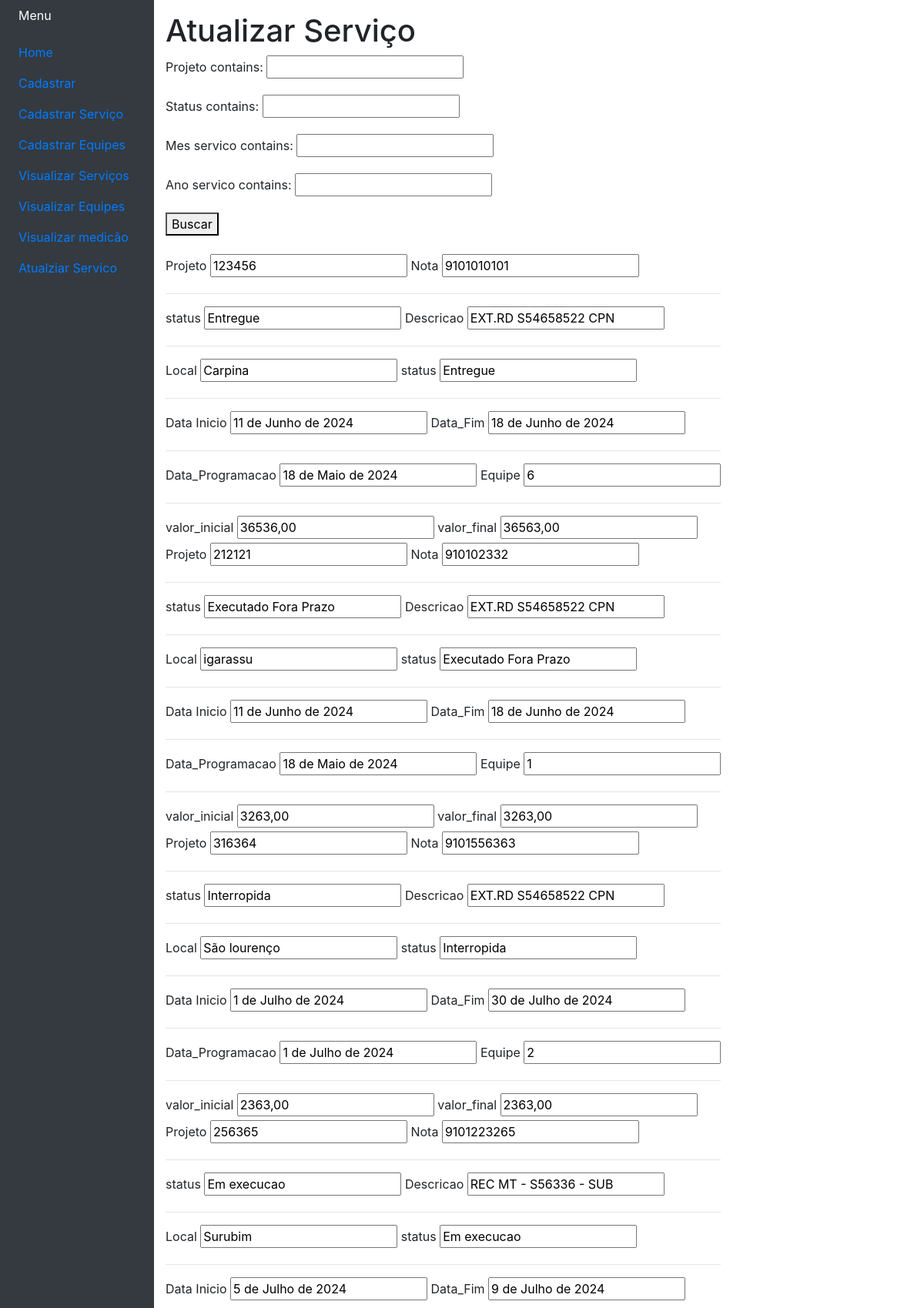
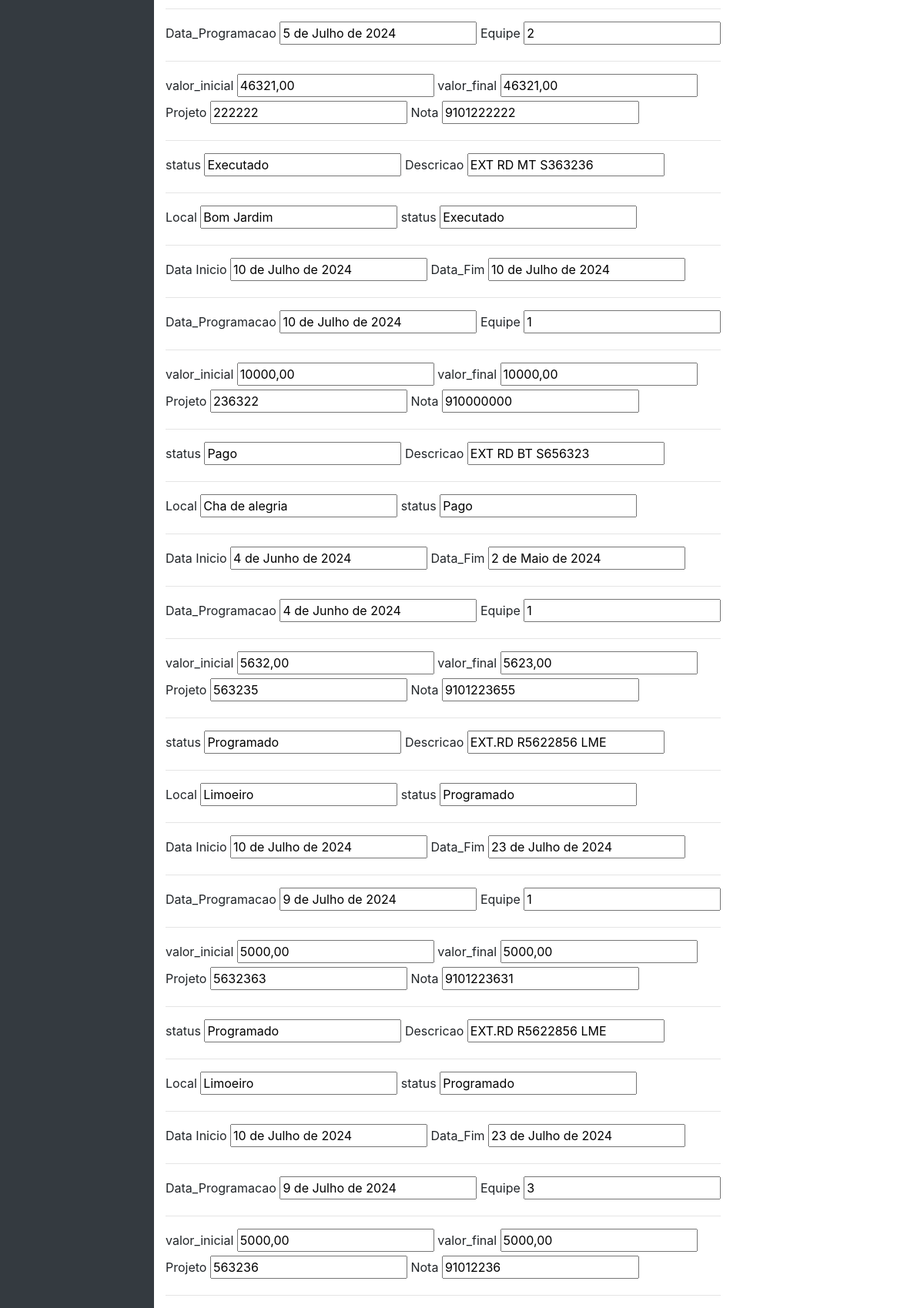
The app's page /atualizar/servico/ (upper part) with its own data (2 pictures, top to bottom).
### Meuprojeto/models.py (models this page shows, shortened)
class Servico(models.Model):
    Status_projeto = [
        ("Em Programacao", "Em programacao"),
        ("Programado", "Programado"),
        ("Em execucao", "Em execucao"),
        ("Executado", "Executado"),
        ("Executado Fora Prazo", "Executado Fora Prazo"),
        ("Nao Executado", "Nao Executado"),
        ("Interropida", "Interropida"),
        ("Medicao", "Medicao"),
        ("Entregue", "Entregue"),
        ("Pago", "Pago"),
]
    Mes_Programacao = [
        ("Jan", "Janeiro"),
        ("Fev", "Fevereiro"),
        ("Mar", "Março"),
        ("Abr", "Abril"),
        ("Mai", "Maio"),
        ("Jun", "Junho"),
        ("Julho", "Julho"),
        ("Ago", "Agosto"),
        ("Set", "Setembro"),
        ("Out", "Outubro"),
        ("Nov", "Novembro"),
        ("Dez", "Desembro"),
    ]
    Projeto = models.CharField(max_length=12, unique=True)
    Nota = models.CharField(max_length=10, unique=True)
    Status = models.CharField(max_length= 30, choices=Status_projeto)
    Descricao = models.CharField(max_length=50)
    Local = models.CharField(max_length=50)
    Data_Inicio = models.DateField(blank=True, null=True)
    Mes_servico = models.CharField(max_length=30, choices=Mes_Programacao,)
    ano_servico = models.CharField(max_length=4)
    Data_Fim = models.DateField(blank=True, null=True)
    Data_Programacao = models.DateField(blank=True, null=True)
    evidencia_execucao = models.ImageField(blank=True, null=True, upload_to="imagens/")
    Equipe = models.CharField(max_length=5, blank=True, null=True,)
    valor_inicial = models.DecimalField(max_digits=10, decimal_places=2, blank=True, null=True,)
    valor_final = models.DecimalField(max_digits=10, decimal_places=2, blank=True, null=True, )

### Meuprojeto/views.py (the view)
# urls.py: path('atualizar/servico/', views.filtrtrarunitario, name='atualizarservico'),
def filtrtrarunitario(request):
    tudo = Servico.objects.all()
    unitario=filtar_servico(request.GET, tudo)
    return render(request, 'cadastrar_servico.html', {'tudo':unitario.qs, 'filter':unitario})

### Meuprojeto/Templates/cadastrar_servico.html (shortened to what this page needs)
{% extends 'base.html' %}
{% block 'Material' %}
<h1>Atualizar Serviço</h1>
  <form method="get">
    {{ filter.form.as_p }}
    <button type="submit">Buscar</button>
  </form>
  <label for="projeto">
      <form action="atualizarservico" method="post">
        {% for servico in tudo %}
        <br><label for="projeto"> Projeto</label>
        <input type="text" value="{{servico.Projeto}}">
        <label for="projeto"> Nota</label>
        <input type="text" value="{{servico.Nota}}"><br><hr>
        <label for="projeto"> status</label>
        <input type="text" value="{{servico.Status}}">
        <label for="projeto"> Descricao</label>
        <input type="text" value="{{servico.Descricao}}"><br><hr>
        <label for="projeto"> Local</label>
        <input type="text" value="{{servico.Local}}">
        <label for="projeto"> status</label>
        <input type="text" value="{{servico.Status}}"><br><hr>
        <label for="projeto"> Data Inicio</label>
        <input type="text" value="{{servico.Data_Inicio}}">
        <label for="projeto"> Data_Fim</label>
        <input type="text" value="{{servico.Data_Fim}}"><br><hr>
        <label for="projeto"> Data_Programacao</label>
        <input type="text" value="{{servico.Data_Programacao}}">
        <label for="projeto"> Equipe</label>
        <input type="text" value="{{servico.Equipe}}"><br><hr>
        <label for="projeto"> valor_inicial</label>
        <input type="text" value="{{servico.valor_inicial}}">
        <label for="projeto"> valor_final</label>
        <input type="text" value="{{servico.valor_final}}">
        {% endfor %}
        <br>
      </form>
{% endblock %}

### Meuprojeto/static/CSS/style.css (style rules this page uses)
body { background-color: aquamarine; }

### records on screen
Servico: Projeto "123456", Nota "9101010101", Status "Entregue", Descricao "EXT.RD S54658522 CPN", Local "Carpina", Data_Inicio "11 de Junho de 2024", Data_Fim "18 de Junho de 2024", Data_Programacao "18 de Maio de 2024", Equipe "6", valor_inicial "36536,00", valor_final "36563,00"
Servico: Projeto "212121", Nota "910102332", Status "Executado Fora Prazo", Descricao "EXT.RD S54658522 CPN", Local "igarassu", Data_Inicio "11 de Junho de 2024", Data_Fim "18 de Junho de 2024", Data_Programacao "18 de Maio de 2024", Equipe "1", valor_inicial "3263,00", valor_final "3263,00"
Servico: Projeto "316364", Nota "9101556363", Status "Interropida", Descricao "EXT.RD S54658522 CPN", Local "São lourenço", Data_Inicio "1 de Julho de 2024", Data_Fim "30 de Julho de 2024", Data_Programacao "1 de Julho de 2024", Equipe "2", valor_inicial "2363,00", valor_final "2363,00"
Servico: Projeto "256365", Nota "9101223265", Status "Em execucao", Descricao "REC MT - S56336 - SUB", Local "Surubim", Data_Inicio "5 de Julho de 2024", Data_Fim "9 de Julho de 2024", Data_Programacao "5 de Julho de 2024", Equipe "2", valor_inicial "46321,00", valor_final "46321,00"
Servico: Projeto "222222", Nota "9101222222", Status "Executado", Descricao "EXT RD MT S363236", Local "Bom Jardim", Data_Inicio "10 de Julho de 2024", Data_Fim "10 de Julho de 2024", Data_Programacao "10 de Julho de 2024", Equipe "1", valor_inicial "10000,00", valor_final "10000,00"
Servico: Projeto "236322", Nota "910000000", Status "Pago", Descricao "EXT RD BT S656323", Local "Cha de alegria", Data_Inicio "4 de Junho de 2024", Data_Fim "2 de Maio de 2024", Data_Programacao "4 de Junho de 2024", Equipe "1", valor_inicial "5632,00", valor_final "5623,00"
Servico: Projeto "563235", Nota "9101223655", Status "Programado", Descricao "EXT.RD R5622856 LME", Local "Limoeiro", Data_Inicio "10 de Julho de 2024", Data_Fim "23 de Julho de 2024", Data_Programacao "9 de Julho de 2024", Equipe "1", valor_inicial "5000,00", valor_final "5000,00"
Servico: Projeto "5632363", Nota "9101223631", Status "Programado", Descricao "EXT.RD R5622856 LME", Local "Limoeiro", Data_Inicio "10 de Julho de 2024", Data_Fim "23 de Julho de 2024", Data_Programacao "9 de Julho de 2024", Equipe "3", valor_inicial "5000,00", valor_final "5000,00"
Servico: Projeto "563236", Nota "91012236"
